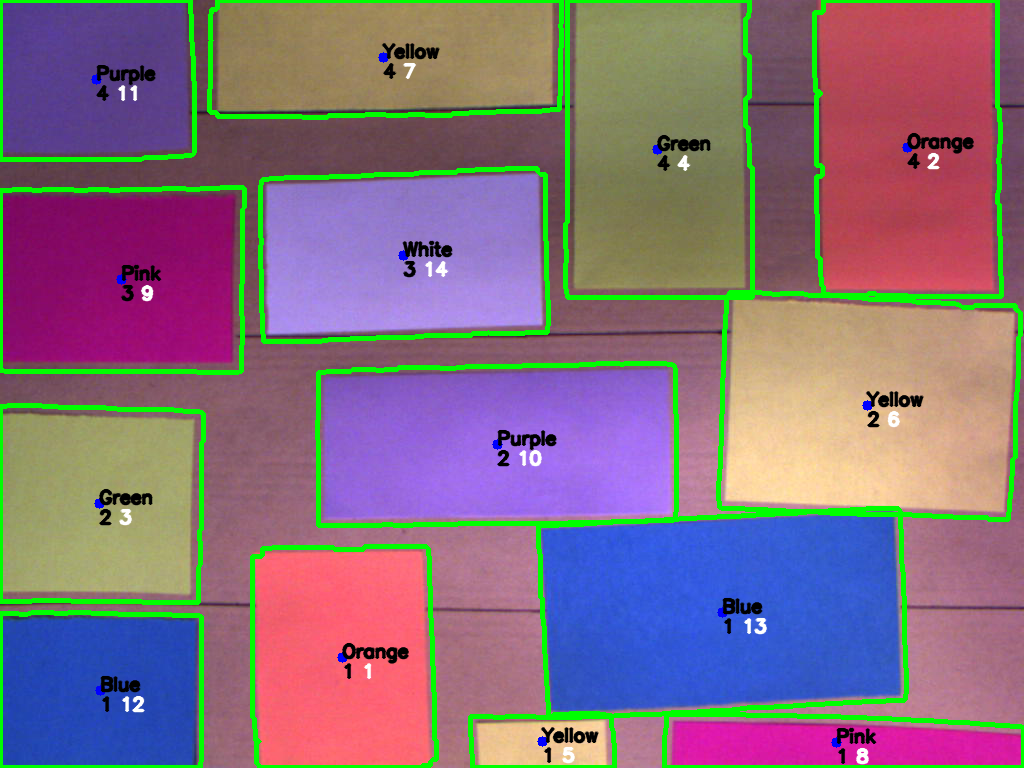
#> input picture paperEval.png, 1024 x 768 px
$ python histogram.py
#> lines starting #> are read from the running program, lines starting #| are printed output that depends on the picture; after the words box and inside, x2 and y2 are one past the last pixel; in counts of white or black regions, pixels touching at a corner belong together
### base_functions.py
""""This code contains all the functions for the video processing :
    Color recognition using calibration data
    shape detection
    calculating the surface area of each shape
    """
import cv2# Library image processing
import numpy as np #Library Manipulation of data
import pandas as pd # Library manipulation of dataframes
########### Global values to open and close operations#########
opnv=30
clsnv = 25
##########################
#Read the CSV files containing the calibration data for each colors
dfbl=pd.read_csv('blue.csv')
#> (reads blue.csv from the repository)
dfor= pd.read_csv('orange.csv')
#> (reads orange.csv from the repository)
dfgr= pd.read_csv('green.csv')
#> (reads green.csv from the repository)
dfy= pd.read_csv('yellow.csv')
#> (reads yellow.csv from the repository)
dfp= pd.read_csv('pink.csv')
dfpu= pd.read_csv('purple.csv')
dfwh= pd.read_csv('white.csv')
# File for the limits of the area
dflimits=pd.read_csv('files_calibrated/limits.csv')
#Input: String(color), Output: Min/Max Intervals,
#Behabioral: This function reads the min and max intervals for the HSV process
def colorvalues(color):
    #Extract the calibration data from the csv files for color in orange
    minor= np.array([dfor['hMin'][0],dfor['sMin'][0],dfor['vMin'][0]],np.uint8)
    maxor= np.array([dfor['hMax'][0],dfor['sMax'][0],dfor['vMax'][0]],np.uint8)
    #Extract the calibration data from the csv files for the color Green
    mingr= np.array([dfgr['hMin'][0],dfgr['sMin'][0],dfgr['vMin'][0]],np.uint8)
    maxgr= np.array([dfgr['hMax'][0],dfgr['sMax'][0],dfgr['vMax'][0]],np.uint8)
    #Lo mismo para yellow
    minvy= np.array([dfy['hMin'][0],dfy['sMin'][0],dfy['vMin'][0]],np.uint8)
    maxvy= np.array([dfy['hMax'][0],dfy['sMax'][0],dfy['vMax'][0]],np.uint8)
    #Lo mismo para pink
    minvp= np.array([dfp['hMin'][0],dfp['sMin'][0],dfp['vMin'][0]],np.uint8)
    maxvp= np.array([dfp['hMax'][0],dfp['sMax'][0],dfp['vMax'][0]],np.uint8)
    #Lo mismo para purple
    minvpu= np.array([dfpu['hMin'][0],dfpu['sMin'][0],dfpu['vMin'][0]],np.uint8)
    maxvpu= np.array([dfpu['hMax'][0],dfpu['sMax'][0],dfpu['vMax'][0]],np.uint8)
    #Lo mismo white
    minwh= np.array([dfwh['hMin'][0],dfwh['sMin'][0],dfwh['vMin'][0]],np.uint8)
    maxwh= np.array([dfwh['hMax'][0],dfwh['sMax'][0],dfwh['vMax'][0]],np.uint8)
    #Lo mismo para blue
    minvbl = np.array([dfbl['hMin'][0],dfbl['sMin'][0],dfbl['vMin'][0]],np.uint8)
    maxvbl= np.array([dfbl['hMax'][0],dfbl['sMax'][0],dfbl['vMax'][0]],np.uint8)
    #Assign the calibration data to the corresponding color
    #Orange
    if color == 'orange':
        return minor, maxor
    elif color == 'green':
        return mingr, maxgr
    elif color == 'yellow':
        return minvy, maxvy
    elif color == 'purple':
        return minvpu, maxvpu
    elif color == 'pink':
        return minvp, maxvp
    elif color == 'blue':
        return minvbl, maxvbl
    elif color == 'white':
        return minwh, maxwh
    else:
        return ('error')
#Input: Border(string), Output: limits of the area(int)
#Behavioral: This funtions returns the limits of the image
def area_limit(border):
    if border=='1':
        return dflimits['limit1'][0]
    elif border=='2':
        return dflimits['limit2'][0]
    elif border=='3':
        return dflimits['limit3'][0]
    elif border=='4':
        return dflimits['limit4'][0]
#This part is about shape recognition
#Behavioral: This class contains the functions to processo the image
class color_functions:
    #Input: Image(matrix) and mask(binary matrix), Output: Image with the contours(BINARY)
    #Behavioral: This function returns the contours of the image
    def findContourseOfTheMask(img,mask):
        contours, hierarchy = cv2.findContours (mask, cv2.RETR_TREE, cv2.CHAIN_APPROX_SIMPLE) # Find contours
        return contours
    #Input: Image(matrix) and mask(binary matrix), Output: Image with the contours(BINARY) PLOTED
    #Behavioral: This function returns the main image with the contours of the image
    def plotContours(img,contours):
        img = cv2.drawContours (img, contours, -1, (0, 255, 0), 3)
        return img
    #Input: Image(matrix) and countours(binary), Output: Center of the contour and image with the center(int)
    #Behavioral: This function returns the center of the contour and the image with the center
    def findCenter ( img, contours ):
        centers=[]
        for cnt in contours:
            M = cv2.moments (cnt) # Calculate moments for each contour
            cx = int (M ['m10'] / M ['m00']) # Calculate center of contour
            cy = int (M ['m01'] / M ['m00']) # Calculate center of contour
            centers.append([cx,cy]) # save the center of the contour
            cv2.circle (img, (cx, cy), 5, (255, 0, 0), -1) # Draw center of contour
        return centers,img
    #Input: Image(matrix) and countours(binary), Output: Center of the contour and image with the center plotted(matrix)
    #Behavioral: This function returns the center of the contour and the image with the center plotted
    # [7 lines left out: function plotCenter, not called in this run]
    #Input: Image(matrix) and countours(binary), Output: Image with rectangle around the contour(matrix)
    #Behavioral: This function returns the image with the rectangle around the contour
    def drawBoxAroundObjectWithMask(img,mask):
        contours, hierarchy = cv2.findContours (mask, cv2.RETR_TREE, cv2.CHAIN_APPROX_SIMPLE) # Find contours
        for cnt in contours:
            x, y, w, h = cv2.boundingRect (cnt) # Find bounding rectangle
            cv2.rectangle (img, (x, y), (x + w, y + h), (0, 255, 0), 2) # Draw bounding rectangle
        return img
   #Input: Image(matrix) and kernel, Output: Image after the erosion(matrix)
    #Behavioral: This function returns the image after the erosion
    def eroding_image(img,ker):
        kernel = np.ones (( ker, ker ), np.uint8 )# Create kernel
        erosion = cv2.erode (img, kernel, iterations = 1)#Erode the image
        return erosion
    #Input: Image(matrix) and kernel, Output: Image after the dilation(matrix)
    #Behavioral: This function returns the image after the dilation
    def dilate_image(img,ker):
        kernel = np.ones (( ker, ker ), np.uint8 )
        dilate = cv2.dilate(img, kernel, iterations=1)#Dilate the image
        return dilate
    #Input: Image(matrix) and kernel, Output: Image after the opening(matrix)
    #Behavioral: This function returns the image after the opening
    def opening_image(img,ker):
        kernel = np.ones (( ker, ker ), np.uint8 )
        opening = cv2.morphologyEx(img, cv2.MORPH_OPEN, kernel)#Opening the image
        return opening
    #Input: Image(matrix) and kernel, Output: Image after the closing(matrix)
    #Behavioral: This function returns the image after the closing
    def closing_image(img,ker):
        kernel = np.ones (( ker, ker ), np.uint8 )
        closing = cv2.morphologyEx(img, cv2.MORPH_CLOSE, kernel)#Closing the image
        return closing
    #Input: Image(matrix) contours(minary matrix), text to plot(string) offset(int), Output: Image with a text(matrix)
    #Behavioral: This function returns the image with a text
    def writeTextInTheCenterOfTheContour(img,contours,text,offset):
        for cnt in contours:
            M = cv2.moments(cnt)
            cx = int (M ['m10'] / M ['m00'])
            cy = int (M ['m01'] / M ['m00'])
            cv2.putText (img, text, (cx, cy+offset), cv2.FONT_ITALIC, 0.6, (0, 0, 0), 2, cv2.LINE_AA)#Write the text in the center of the contour
        return img
    #Input: Image(matrix) contours(minary matrix), Output: Image with a text of the area limit(matrix) and sector(int)
    #Behavioral: This function returns the image with a text of the area limit
    def findsector(img,contours):
        height, width = img.shape[:2] #Get the height and width of the image
        sectorv=[]
        for cnt in contours:
            M = cv2.moments (cnt)
            cx = int (M ['m10'] / M ['m00'])
            cy = int (M ['m01'] / M ['m00'])
            if cy<=area_limit('4')*height/4 and cy>=area_limit('3')*height/4: #If the center of the contour is in the area
                sector=1
            if cy<=area_limit('3')*height/4 and cy>=area_limit('2')*height/4:
                sector=2
            if cy<=area_limit('2')*height/4 and cy>=area_limit('1')*height/4:
                sector=3
            if cy<=area_limit('1')*height/4 and cy>=0*height/4:
                sector=4
            print(cy)
            cv2.putText (img, str(sector), (cx, cy+20), cv2.FONT_ITALIC, 0.6, (0, 0, 0), 2, cv2.LINE_AA)  #put,text in image
            sectorv.append(sector)## appen sector in sectorv
        return sectorv,img

class detection_color:
    #Contructor of the class
    # [8 lines left out: function __init__, not called in this run]
#Input: Image(3-matrix(HSV)) minium HSV limit(int), maxium HSV limit(int), dilatation parameter(int), erotion parameter(int), opening parameter(int), closing parameter(int), Output: Image with the contour(matrix)
#  Output: full_mask: Image with the contour(matrix),contours: Contours of the image(binary matrix)
#Behavioral: This function returns the ithe mask and the contours of the image, for whaterver color is selected
    def colori(hsvimage, minv, maxv, dil, ero, opn, clsn):
        full_mask = cv2.inRange(hsvimage, minv, maxv)
        full_mask=color_functions.eroding_image(full_mask,ero)# call eroding from class color_functions
        full_mask=color_functions.dilate_image(full_mask,dil)# call dilate from class color_functions
        full_mask=color_functions.opening_image(full_mask,opn) # call opening from class color_functions
        full_mask=color_functions.closing_image(full_mask,clsn) # call closing from class color_functions
        contours=color_functions.findContourseOfTheMask(hsvimage,full_mask)# call findContourseOfTheMask from class color_functions
        return full_mask , contours
#iNPUT:IMAGE(3-MATRIX Rgb(FRAME)), OUTPUT:IMAGE(3-MATRIX HSV)
#output: maskx(Masks of the colors, matrixes(binary)), imaux(FInal image with all the information 3-Matrix), listcentersx(centers for the fram)(list), listcentersy(list), listcolor(list), listsector(list)
#Behavioral: This function returns the masks of the colors, the final image with all the information, the centers for the frame, the list of the colors and the list of the sectors
def processImage(img1):
    image = img1
    countourscounter=[]
    colorcounter=[]
    sectorcounter=[]
    hsvimage = cv2.cvtColor(image, cv2.COLOR_BGR2HSV) #Convert image from BGR to HSV
    ###############Orange########################
    minvor,maxvor =colorvalues('orange')
    dilor=20 #dilate parameter
    eroor=10 #erotion parameter
    full_maskor,contoursor=detection_color.colori(hsvimage, minvor, maxvor, dilor, eroor, opnv, clsnv)
    centersor,imgor=color_functions.findCenter(image,contoursor) ## call findcenter from class color_functions
    text="Orange"
    imgor=color_functions.writeTextInTheCenterOfTheContour(imgor,contoursor,text,0)# call writeTextInTheCenterOfTheContour from class color_functions
    sectorvor,image=color_functions.findsector(image,contoursor)# call findsector from class color_functions
    print("sectorvorange",sectorvor)
    countourscounter.append(centersor)## save centersor in countourscounter
    colorcounter.append("Orange")
    sectorcounter.append(sectorvor)
    imaux=color_functions.drawBoxAroundObjectWithMask(image,full_maskor)# drwa box around object with mask
    ####################Green###################
    minvgr,maxvgr =colorvalues('green')
    dilgr=25
    erogr=6
    full_maskgr,contoursgr=detection_color.colori(hsvimage, minvgr, maxvgr, dilgr, erogr, opnv, clsnv)
    kernel=np.ones((100,100),np.uint8)
    full_maskgr = cv2.morphologyEx(full_maskgr, cv2.MORPH_OPEN, kernel)
    centersgr,imggr=color_functions.findCenter(image,contoursgr) ## call findcenter from class color_functions
    text="Green"
    imggr=color_functions.writeTextInTheCenterOfTheContour(imggr,contoursgr,text,0)
    sectorvgr, image=color_functions.findsector(image,contoursgr)
    imaux=color_functions.drawBoxAroundObjectWithMask(imaux,full_maskgr)
    print("sectorvgreen",sectorvgr)
    countourscounter.append(centersgr)  ## appen centersor in countourscounter
    colorcounter.append("Green")
    sectorcounter.append(sectorvgr)
    ###############yellow###################
    minvy,maxvy =colorvalues('yellow')
    dily=25
    eroy=6
    full_maskoy,contoursy=detection_color.colori(hsvimage, minvy, maxvy, dily, eroy, opnv, clsnv)
    centersy,imgy=color_functions.findCenter(image,contoursy)## call findcenter from class color_functions
    text="Yellow"
    imgy=color_functions.writeTextInTheCenterOfTheContour(imgy,contoursy,text,0)## call writeTextInTheCenterOfTheContour from class color_functions
    sectorvy, image=color_functions.findsector(image,contoursy)#call findsector from class color_functions
    countourscounter.append(centersy) ## save centersor in countourscounter
    colorcounter.append("Yellow")# Appen the color type in colorcounter
    sectorcounter.append(sectorvy) # Appen the sector type in sectorcounter
    imaux=color_functions.drawBoxAroundObjectWithMask(imaux,full_maskoy)#call drawBoxAroundObjectWithMask from class color_functions
    ###############Pink###################
    minvp,maxvp =colorvalues('pink')
    dilp=10
    erop=2
    full_maskpk,contourspk=detection_color.colori(hsvimage, minvp, maxvp, dilp, erop, opnv, clsnv)
    centerspk,imgpk=color_functions.findCenter(image,contourspk)## call findcenter from class color_functions
    text="Pink"
    imgpk=color_functions.writeTextInTheCenterOfTheContour(imgpk,contourspk,text,0)## call writeTextInTheCenterOfTheContour from class color_functions
    sectorvpk, image=color_functions.findsector(image,contourspk)#call findsector from class color_functions
    countourscounter.append(centerspk)
    colorcounter.append("Pink")
    sectorcounter.append(sectorvpk)
    imaux=color_functions.drawBoxAroundObjectWithMask(imaux,full_maskpk)#call drawBoxAroundObjectWithMask from class color_functions
    ##############Purple####################
    minvpu,maxvpu =colorvalues('purple')
    dilpu=20
    eropu=10
    full_maskpu,contourspu=detection_color.colori(hsvimage, minvpu, maxvpu, dilpu, eropu, opnv, clsnv)
    centerspu,imgpu=color_functions.findCenter(image,contourspu)## call findcenter from class color_functions
    text="Purple"
    imgpu=color_functions.writeTextInTheCenterOfTheContour(imgpu,contourspu,text,0)## call writeTextInTheCenterOfTheContour from class color_functions
    sectorvpu, image=color_functions.findsector(image,contourspu)#call findsector from class color_functions
    countourscounter.append(centerspu)
    colorcounter.append("Purple")
    sectorcounter.append(sectorvpu)
    imaux=color_functions.drawBoxAroundObjectWithMask(imaux,full_maskpu)#call drawBoxAroundObjectWithMask from class color_functions
    ##################Blue######################
    minvbl,maxvbl =colorvalues('blue')
    dily=15
    eroy=10
    full_maskbl,contoursbl=detection_color.colori(hsvimage, minvbl, maxvbl, dily, eroy, opnv, clsnv)
    centersbl,imgbl=color_functions.findCenter(image,contoursbl)## call findcenter from class color_functions
    text="Blue"
    imgbl=color_functions.writeTextInTheCenterOfTheContour(imgbl,contoursbl,text,0)## call writeTextInTheCenterOfTheContour from class color_functions
    sectorvbl, image=color_functions.findsector(image,contoursbl)#call findsector from class color_functions
    countourscounter.append(centersbl)
    colorcounter.append("Blue")
    sectorcounter.append(sectorvbl)
    imaux=color_functions.drawBoxAroundObjectWithMask(imaux,full_maskbl)#call drawBoxAroundObjectWithMask from class color_functions
    ####################White###################
    minwh,maxwh =colorvalues('white')
    dilwh=20
    erowh=5
    full_maskwh,contourswh=detection_color.colori(hsvimage, minwh, maxwh, dilwh, erowh, opnv, clsnv)
    centerswh,imgwh=color_functions.findCenter(image,contourswh)## call findcenter from class color_functions
    text="White"
    imgwh=color_functions.writeTextInTheCenterOfTheContour(imgwh,contourswh,text,0)
    sectorvwh, image=color_functions.findsector(image,contourswh)
    countourscounter.append(centerswh)
    colorcounter.append("White")
    sectorcounter.append(sectorvwh)
    imaux=color_functions.drawBoxAroundObjectWithMask(imaux,full_maskwh)
    countourscounter1=np.array(countourscounter)#convert countourscounter to numpy array
    listcentersx=[]#append countourcounter lists to a list
    listcentersy=[]
    listcolor=[]
    listsector=[]
    counter=0
    for i in range(len(countourscounter)): #for to countourscounter
        for j in range(len(countourscounter[i])):
            counter=counter+1
            listcentersx.append(countourscounter[i][j][0]) #append x coordinate to listcentersx
            listcentersy.append(countourscounter[i][j][1]) #append y coordinate to listcentersy
            listcolor.append(colorcounter[i]) #append color to listcolor
            listsector.append(sectorcounter[i][j]) #append sector to listsector
            print('The centers are')
            print(countourscounter[i][j])
            text=str(counter)
            center=countourscounter[i][j]#save countourscounter[i][j] in center
            cv2.putText (imaux, text, (center[0]+20, center[1]+20), cv2.FONT_ITALIC, 0.6, (255, 255, 255), 2, cv2.LINE_AA)#write the number of the center in the image
    #combine all the masks
    full_mask=full_maskpk+full_maskpu+full_maskbl+full_maskwh+full_maskoy+full_maskor+full_maskgr
    maskx=full_mask
    color_mask=[full_maskpk,full_maskpu,full_maskbl,full_maskwh,full_maskoy,full_maskor,full_maskgr ]
    #maskx=full_maskpu#save full_maskpu in maskx
    return maskx, imaux, listcentersx, listcentersy, listcolor, listsector, color_mask

### histogram.py
import cv2
import tkinter as tk
import matplotlib as mtp
import matplotlib.pyplot as plt
from matplotlib.backends.backend_tkagg import FigureCanvasTkAgg
from matplotlib.figure import Figure
from base_functions import *


root= tk.Tk()
root.title("Filters Histograms")
mtp.use("TkAgg")
canvas = tk.Canvas(root)

#insert the different filtering results
img = cv2.imread('paperEval.png')
#> img is the input picture: shape (768, 1024, 3); mean B, G, R 125.2, 111, 133.4
b,g,r = cv2.split(img)
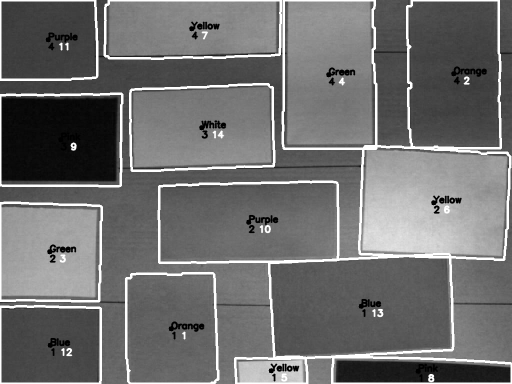
#> g: shape (768, 1024) (shown at 1/2 size); min 0, max 255, mean 111
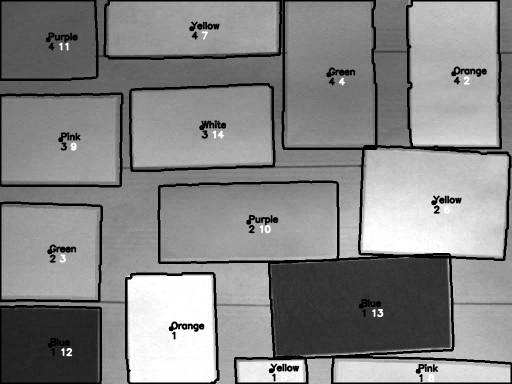
#> r: shape (768, 1024) (shown at 1/2 size); min 0, max 255, mean 133.4
maskx, imaux, listcentersx, listcentersy, listcolor, listsector, color_mask = processImage(img)
#> in colori, `full_mask = cv2.inRange(hsvimage, minv, maxv)`:
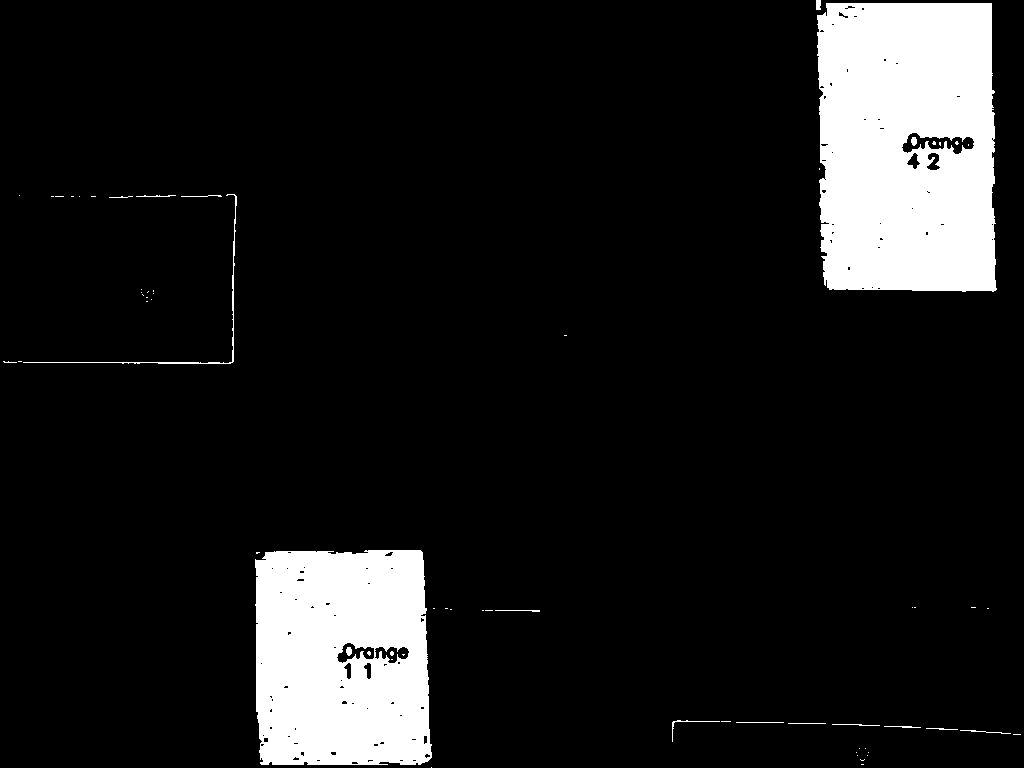
#> full_mask: shape (768, 1024); 10.8% white; 65 white regions (48 under 20 px), largest, box (x1, y1, x2, y2) and area: (817, 3, 997, 292) 48473, (255, 550, 432, 765) 35112, (23, 194, 237, 364) 548
#> in closing_image, `closing = cv2.morphologyEx(img, cv2.MORPH_CLOSE, kernel)#Closing the i..`:
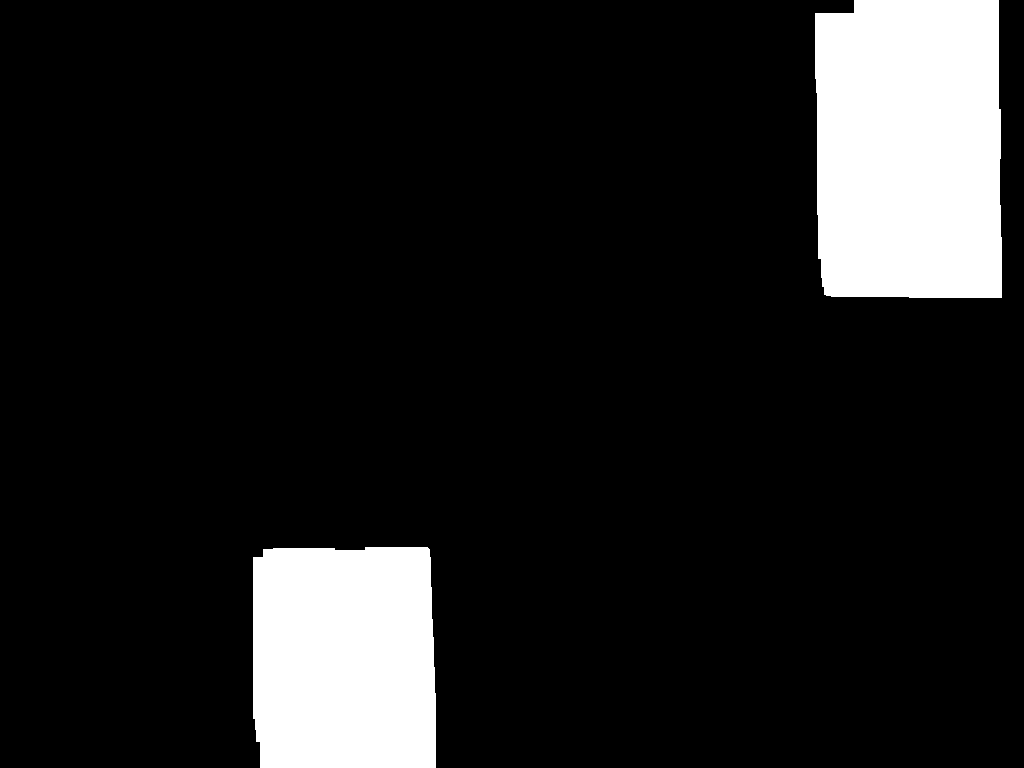
#> closing: shape (768, 1024); 11.9% white; 2 white regions
#> in findContourseOfTheMask, `contours, hierarchy = cv2.findContours (mask, cv2.RETR_TREE, cv2.CHAIN..`: contours = 2 contours; box (x1, y1, x2, y2) and area: (815, 0, 1002, 298) 53480, (253, 547, 436, 768) 39052
#> (the rest of the program and of its run is left out)
